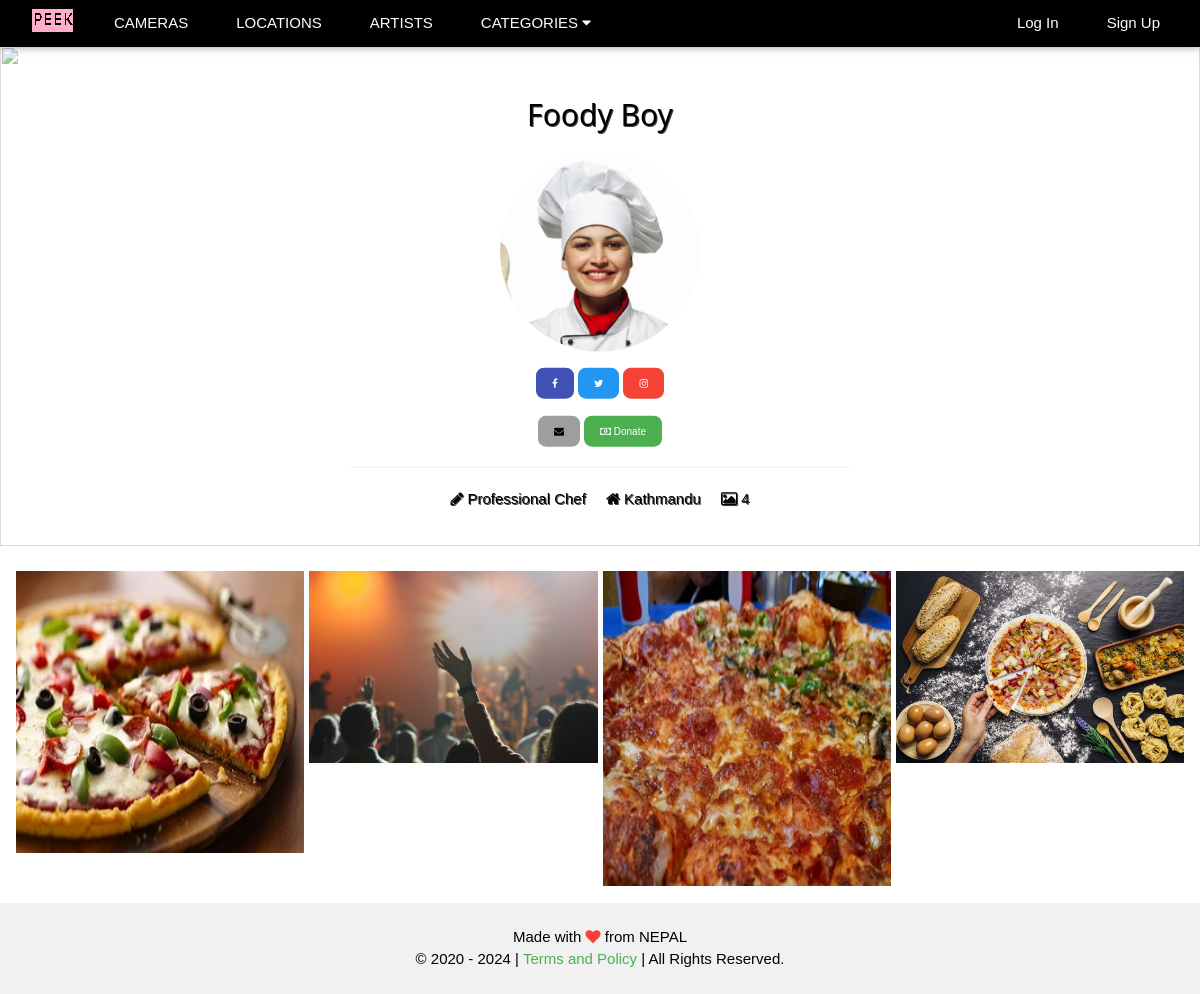
The page /iamfoody/ on the database its author committed.
### users/models.py (models this page shows)
class UserProfile(AbstractUser):
    first_name = models.CharField(max_length=254)
    last_name = models.CharField(max_length=254)
    email = models.EmailField(max_length=254, unique=True)
    profile_picture = models.ImageField(blank=True, upload_to=upload_image_path)
    profession = models.CharField(max_length=254, blank=True)
    address = models.CharField(max_length=254, blank=True)
    dob = models.DateField(blank=True, null=True)
    donate = models.CharField(max_length=254, blank=True)
    fb_username = models.CharField(max_length=254, blank=True)
    tw_username = models.CharField(max_length=254, blank=True)
    in_username = models.CharField(max_length=254, blank=True)

### photos/models.py (models this page shows, shortened)
class Photo(models.Model):
    title = models.CharField(max_length=254)
    slug = models.SlugField(unique=True)
    category = models.ForeignKey('Category', on_delete=models.CASCADE)
    image = models.ImageField(upload_to=upload_image_path)
    image_type = models.CharField(max_length=10)
    camera = models.ForeignKey('Camera', on_delete=models.CASCADE)
    location = models.ForeignKey('Location', on_delete=models.CASCADE)
    tags = models.TextField()
    description = models.TextField()
    user = models.ForeignKey(User, on_delete=models.CASCADE)
    active = models.BooleanField(default=True)
    views_count = models.IntegerField(default=0)
    modified_on = models.DateTimeField(auto_now=True)
    uploaded_on = models.DateTimeField(auto_now_add=True)

### photos/views.py (the view)
# urls.py: path('<str:username>/', profile_public_page_view, name='public_profile'),
def profile_public_page_view(request, username):
    person = get_object_or_404(User, username=username, is_active=True)
    home = get_object_or_404(Photo, id=6)
    photos_list = Photo.objects.filter(active=True).filter(user=person).order_by('-uploaded_on')
    b_url = '?'
    if photos_list.count() != 0:
        paginator = Paginator(photos_list, 20)
        if 'page' in request.GET:
            q = request.GET['page']
            if q is not None and q != '' and q != '0':
                page_number = request.GET.get('page')
            else:
                page_number = 1
        else:
            page_number = 1
        data = paginator.get_page(page_number)
        return render(request, 'users/userpublic.html', {'home' : home, 'person' : person, 'data' : data, 'base_url' : b_url})
    else:
        return render(request, 'users/userpublic.html', {'home' : home, 'person' : person, 'no_posts_found' : True, 'base_url' : b_url})

### photos/context_processors.py (called while the page is built)
def category(request):
    cats = Category.objects.all().order_by('category')
    return {'cat_menu' : cats}

### photos/models.py (called while the page is built)
    def __str__(self):
        return self.category

### templates/users/userpublic.html (shortened to what this page needs)
{% extends 'base.html' %}
{% block content %} {% load static %}
<div class="w3-display-container w3-center"  style="margin-top:46px">
   <div class="w3-display-middle w3-center w3-container">
       <h2 style="text-shadow:1px 1px 0 #444">{{ person.first_name }} {{ person.last_name }}</h2>
        <p>
           {% if person.profile_picture %}
              <img src="{{ person.profile_picture.url }}" class="w3-circle w3-hide-small w3-hide-medium" style="width:40%">
           {% endif %}
        </p>
         {% if person.fb_username or person.tw_username or person.in_username %}
            <div class="w3-container w3-center w3-section">
               {% if person.fb_username %}
                 <a href="https://www.facebook.com/{{ person.fb_username }}" style="text-decoration: none;" class="w3-button w3-tiny w3-indigo w3-round-large w3-hover-green"><i class="fa fa-facebook"></i></a>
               {% endif %}
               {% if person.tw_username %}
                 <a href="https://www.twitter.com/{{ person.tw_username }}" style="text-decoration: none;" class="w3-button w3-tiny w3-blue w3-round-large w3-text-white w3-hover-green"><i class="fa fa-twitter"></i></a>
               {% endif %}
               {% if person.in_username %}
                 <a href="https://www.instagram.com/{{ person.in_username }}" style="text-decoration: none;" class="w3-button w3-tiny w3-red w3-round-large w3-hover-green"><i class="fa fa-instagram"></i></a>
               {% endif %}
            </div>
         {% endif %}
         <div class="w3-container w3-center w3-section">
            <a href="mailto:{{ person.email }}" style="text-decoration: none;" class="w3-button w3-tiny w3-grey w3-round-large w3-hover-green"><i class="fa fa-envelope"></i></a>
            <a href="#" style="text-decoration: none;" class="w3-button w3-tiny w3-green w3-round-large w3-hover-grey"><i class="fa fa-money"></i> Donate</a>
         </div>
        <hr/>
        {% if person.profession or person.address %}
           <div class="w3-container" style="text-shadow:1px 1px 0 #444">
               <div class="w3-hide-small w3-hide-medium ">
                  {% if person.profession %}
                     <i class="fa fa-pencil"></i> {{ person.profession }}
                  {% endif %}
                  {% if person.address %}
                     <i class="fa fa-home w3-margin-left"></i> {{ person.address }}
                  {% endif %}
                  <i class="fa fa-photo w3-margin-left"></i> {{ person.photo_set.all.count }}
               </div>
           </div>
        {% endif %}
   </div>
</div>
<div class="w3-content" style="margin-top:25px; max-width:1500px">
   <section class="w3-container w3-section" id="photos">
      {% for item in data %}
      <div class="w3-display-container" style="margin-bottom: 5px;">
         <div class="img-container">
            <a href="{% url 'single' item.user.username item.slug %}">
            <img src="{{ item.image.url }}">
            </a>
         </div>
      </div>
      {% endfor %}
   </section>
</div>
{% endblock %}

### static/css/w3.css (style rules this page uses)
html { box-sizing:border-box }
*,*:before,*:after { box-sizing:inherit }
html { -ms-text-size-adjust:100%;-webkit-text-size-adjust:100% }
body { margin:0 }
article,aside,details,figcaption,figure,footer,header,main,menu,nav,section { display:block }
a { background-color:transparent }
img { border-style:none }
hr { box-sizing:content-box;height:0;overflow:visible }
html,body { font-family:Verdana,sans-serif;font-size:15px;line-height:1.5 }
html { overflow-x:hidden }
h2 { font-size:30px }
h1,h2,h3,h4,h5,h6 { font-family:"Segoe UI",Arial,sans-serif;font-weight:400;margin:10px 0 }
hr { border:0;border-top:1px solid #eee;margin:20px 0 }
img { vertical-align:middle }
a { color:inherit }
.w3-btn,.w3-button { border:none;display:inline-block;padding:8px 16px;vertical-align:middle;overflow:hidden;text-decoration:none;color:inherit;background-color:inherit;text-align:center;cursor:pointer;white-space:nowrap }
.w3-btn,.w3-button { -webkit-touch-callout:none;-webkit-user-select:none;-khtml-user-select:none;-moz-user-select:none;-ms-user-select:none;user-select:none }
.w3-tooltip,.w3-display-container { position:relative }
.w3-container:after,.w3-container:before,.w3-panel:after,.w3-panel:before,.w3-row:after,.w3-row:before,.w3-row-padding:after,.w3-row-padding:before, .w3-cell-row:before,.w3-cell-row:after,.w3-clear:after,.w3-clear:before,.w3-bar:before,.w3-bar:after { content:"";display:table;clear:both }
.w3-content,.w3-auto { margin-left:auto;margin-right:auto }
.w3-content { max-width:980px }
.w3-display-middle { position:absolute;top:50%;left:50%;transform:translate(-50%,-50%);-ms-transform:translate(-50%,-50%) }
.w3-circle { border-radius:50% }
.w3-round-large { border-radius:8px }
.w3-container,.w3-panel { padding:0.01em 16px }
.w3-tiny { font-size:10px!important }
.w3-center { text-align:center!important }
.w3-section,.w3-code { margin-top:16px!important;margin-bottom:16px!important }
.w3-margin-left { margin-left:16px!important }
.w3-blue,.w3-hover-blue:hover { color:#fff!important;background-color:#2196F3!important }
.w3-green,.w3-hover-green:hover { color:#fff!important;background-color:#4CAF50!important }
.w3-indigo,.w3-hover-indigo:hover { color:#fff!important;background-color:#3f51b5!important }
.w3-red,.w3-hover-red:hover { color:#fff!important;background-color:#f44336!important }
.w3-grey,.w3-hover-grey:hover,.w3-gray,.w3-hover-gray:hover { color:#000!important;background-color:#9e9e9e!important }
.w3-text-white,.w3-hover-text-white:hover { color:#fff!important }

### static/css/main.css (style rules this page uses)
#photos { -webkit-column-count: 4; -webkit-column-gap: 5px; -moz-column-count: 4; -moz-column-gap: 5px; column-count: 4; column-gap: 5px; }
#photos img { width: 100% !important; height: auto !important; }
.img-container { position: relative; background: rgb(0, 0, 0); }

### rows shown on the page
UserProfile: first_name "Foody", last_name "Boy", profile_picture (picture), profession "Professional Chef", address "Kathmandu", photo_set.all.count "4"
Photo: image (picture)
Photo: image (picture)
Photo: image (picture)
Photo: image (picture)
